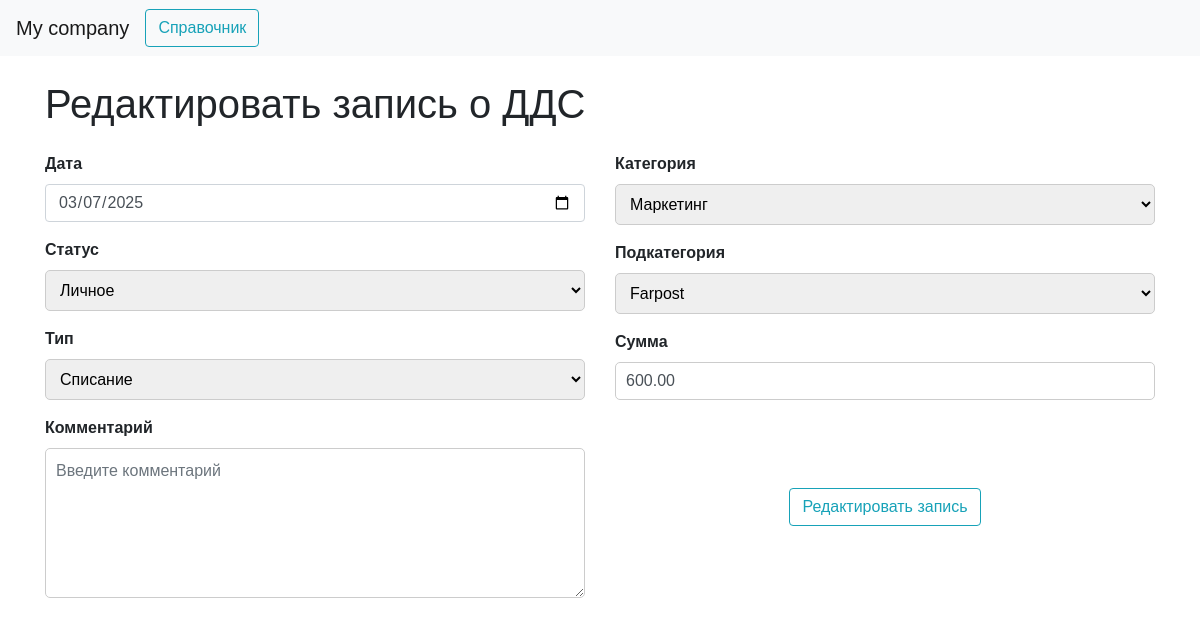
Page /edit_dds/2/ on the earlier database version.
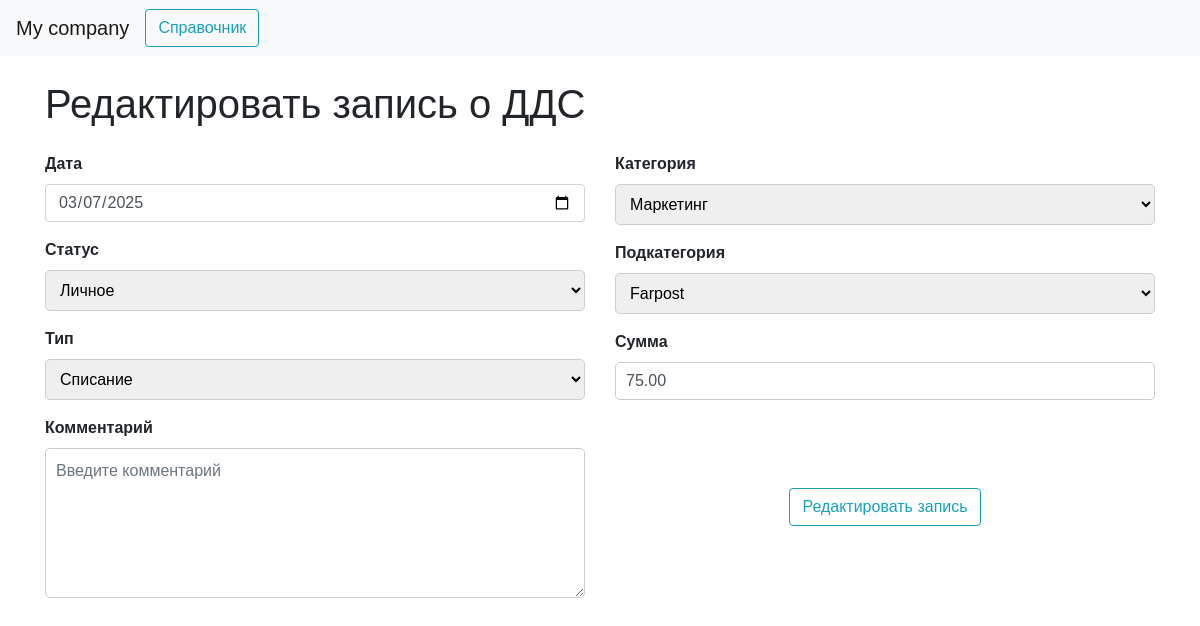
Same page on the later database version.
### dds/models.py (models this page shows)
class DDS(models.Model):
    created_at = models.DateField(verbose_name="Дата создания записи")
    status = models.ForeignKey(Status, on_delete=models.CASCADE, verbose_name="Статус")
    typedds = models.ForeignKey(Type,on_delete=models.CASCADE, blank=False, null=False, verbose_name="Тип")
    category=models.ForeignKey(Category, on_delete=models.CASCADE, blank=False, null=False, verbose_name="Категория")
    subcategory = models.ForeignKey(SubCategory, on_delete=models.CASCADE, blank=False, null=False, verbose_name="Подкатегория")
    summa=models.DecimalField(
        max_digits=10,
        decimal_places=2,
        blank=False,
        null=False,
        validators=[MinValueValidator(0.01)],
        verbose_name="Сумма")
    comment = models.TextField(blank=True, null=True, verbose_name="Комментарий")
    class Meta:
        verbose_name = "Данные о движении денежных средств"
        verbose_name_plural = "Даннные о движениях денежных средств"

### dds/views.py (the view)
# urls.py: path('edit_dds/<int:id>/', edit_dds, name='edit_dds'),
def edit_dds(request, id):
    dds_entry = get_object_or_404(DDS, id=id)
    if request.method == 'POST':
        form = DDSEditForm(request.POST, instance=dds_entry)
        if form.is_valid():
            form.save()
            return redirect('index')
    else:
        form = DDSEditForm(instance=dds_entry)
    return render(request,'edit.html',{'form': form})

### dds/forms.py
class DDSEditForm(forms.ModelForm):
    class Meta:
        model = DDS
        fields = ['created_at', 'status', 'typedds', 'comment', 'category', 'subcategory', 'summa']
    widgets = {
        'created_at': forms.DateInput(attrs={'type': 'date', 'class': 'form-control'}),
        'status': forms.Select(attrs={'class': 'form-control'}),
        'typedds': forms.Select(attrs={'class': 'form-control'}),
        'comment': forms.Textarea(attrs={'class': 'form-control', 'placeholder': 'Введите комментарий'}),
        'category': forms.Select(attrs={'class': 'form-control'}),
        'subcategory': forms.Select(attrs={'class': 'form-control'}),
        'summa': forms.NumberInput(attrs={'class': 'form-control', 'placeholder': '5000'}),
    }

### ddsBD/models.py (called while the page is built)
    def __str__(self):
        return self.name

    def __str__(self):
        return self.name

    def __str__(self):
        return self.name

    def __str__(self):
        return self.name

### dds/templates/edit.html (shortened to what this page needs)
{% load static %}
<!DOCTYPE html>
<html lang="ru">
<head>
    <link rel="stylesheet" href="https://stackpath.bootstrapcdn.com/bootstrap/4.5.2/css/bootstrap.min.css">
    <link rel="stylesheet" href="{% static 'css/create.css' %}">
</head>
<body>
    <nav class="navbar navbar-expand-lg navbar-light bg-light">
        <a class="navbar-brand" href="{% url 'index' %}">My company</a>
        <div class="collapse navbar-collapse justify-content-start" id="navbarNav">
            <a href="{% url 'guide' %}" class="btn btn-outline-info mr-2" role="button">Справочник</a>
        </div>
    </nav>
    <section class="container mt-4">
        <h1>Редактировать запись о ДДС</h1>
        <div class="mt-4">
            <div class="row">
                <div class="col-md-6">
                    <form method="post">
                        <div class="form-group">
                            <label for="id_created_at">Дата</label>
                            <input type="date" class="form-control" id="id_created_at" name="created_at" value="{{ form.created_at.value|default:''|date:'Y-m-d' }}">
                        </div>
                        <div class="form-group">
                            <label for="id_status">Статус</label>
                            {{ form.status }}
                        </div>
                        <div class="form-group">
                            <label for="id_typedds">Тип</label>
                            {{ form.typedds }}
                        </div>
                        <div class="form-group d-flex flex-column">
                            <label for="id_comment">Комментарий</label>
                            <textarea class="form-control flex-grow-1" id="id_comment" name="comment" placeholder="Введите комментарий">{{ form.comment.value|default:'' }}</textarea>
                        </div>
                </div>
                <div class="col-md-6 d-flex flex-column">
                    <div class="form-group">
                        <label for="id_category">Категория</label>
                        {{ form.category }}
                    </div>
                    <div class="form-group">
                        <label for="id_subcategory">Подкатегория</label>
                        {{ form.subcategory }}
                    </div>
                    <div class="form-group">
                        <label for="id_summa">Сумма</label>
                        <input type="text" class="form-control" id="id_summa" name="summa" placeholder="5000" value="{{ form.summa.value|default:'' }}">
                    </div>
                    <div class="form-group flex-grow-1 d-flex justify-content-center align-items-center">
                        <button type="submit" class="btn btn-outline-info">Редактировать запись</button>
                    </div>
                </div>
            </div>
        </div>
    </section>
</body>
</html>

Differences in the rows shown:
changed DDS "Личное": summa "600.00" → "75.00"
